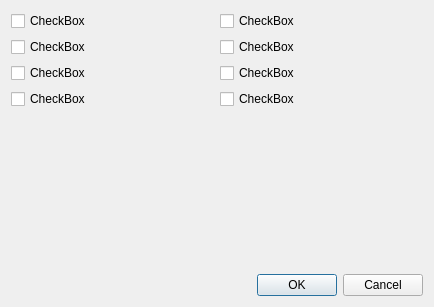
<?xml version="1.0" encoding="UTF-8"?>
<ui version="4.0">
    <class>FlagSelector</class>
    <widget class="QDialog" name="FlagSelector">
        <property name="geometry">
            <rect>
                <x>0</x>
                <y>0</y>
                <width>434</width>
                <height>307</height>
            </rect>
        </property>
        <property name="windowTitle">
            <string>Dialog</string>
        </property>
        <layout class="QVBoxLayout" name="verticalLayout">
            <item>
                <layout class="QGridLayout" name="flagGrid">
                    <item row="1" column="0">
                        <widget class="QCheckBox" name="checkBox_3">
                            <property name="text">
                                <string>CheckBox</string>
                            </property>
                        </widget>
                    </item>
                    <item row="2" column="0">
                        <widget class="QCheckBox" name="checkBox_5">
                            <property name="text">
                                <string>CheckBox</string>
                            </property>
                        </widget>
                    </item>
                    <item row="2" column="1">
                        <widget class="QCheckBox" name="checkBox_6">
                            <property name="text">
                                <string>CheckBox</string>
                            </property>
                        </widget>
                    </item>
                    <item row="1" column="1">
                        <widget class="QCheckBox" name="checkBox_4">
                            <property name="text">
                                <string>CheckBox</string>
                            </property>
                        </widget>
                    </item>
                    <item row="0" column="1">
                        <widget class="QCheckBox" name="checkBox_2">
                            <property name="text">
                                <string>CheckBox</string>
                            </property>
                        </widget>
                    </item>
                    <item row="0" column="0">
                        <widget class="QCheckBox" name="checkBox">
                            <property name="text">
                                <string>CheckBox</string>
                            </property>
                        </widget>
                    </item>
                    <item row="3" column="0">
                        <widget class="QCheckBox" name="checkBox_7">
                            <property name="text">
                                <string>CheckBox</string>
                            </property>
                        </widget>
                    </item>
                    <item row="3" column="1">
                        <widget class="QCheckBox" name="checkBox_8">
                            <property name="text">
                                <string>CheckBox</string>
                            </property>
                        </widget>
                    </item>
                </layout>
            </item>
            <item>
                <spacer name="verticalSpacer">
                    <property name="orientation">
                        <enum>Qt::Vertical</enum>
                    </property>
                    <property name="sizeHint" stdset="0">
                        <size>
                            <width>20</width>
                            <height>40</height>
                        </size>
                    </property>
                </spacer>
            </item>
            <item>
                <widget class="QDialogButtonBox" name="buttonBox">
                    <property name="orientation">
                        <enum>Qt::Horizontal</enum>
                    </property>
                    <property name="standardButtons">
                        <set>QDialogButtonBox::Cancel|QDialogButtonBox::Ok</set>
                    </property>
                </widget>
            </item>
        </layout>
    </widget>
    <resources/>
    <connections>
        <connection>
            <sender>buttonBox</sender>
            <signal>accepted()</signal>
            <receiver>FlagSelector</receiver>
            <slot>accept()</slot>
            <hints>
                <hint type="sourcelabel">
                    <x>248</x>
                    <y>254</y>
                </hint>
                <hint type="destinationlabel">
                    <x>157</x>
                    <y>274</y>
                </hint>
            </hints>
        </connection>
        <connection>
            <sender>buttonBox</sender>
            <signal>rejected()</signal>
            <receiver>FlagSelector</receiver>
            <slot>reject()</slot>
            <hints>
                <hint type="sourcelabel">
                    <x>316</x>
                    <y>260</y>
                </hint>
                <hint type="destinationlabel">
                    <x>286</x>
                    <y>274</y>
                </hint>
            </hints>
        </connection>
    </connections>
</ui>
